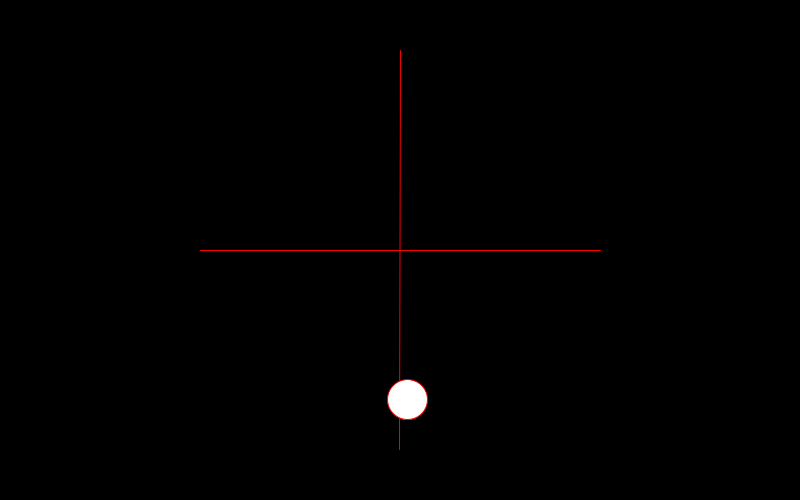
Frame 1 (no input)
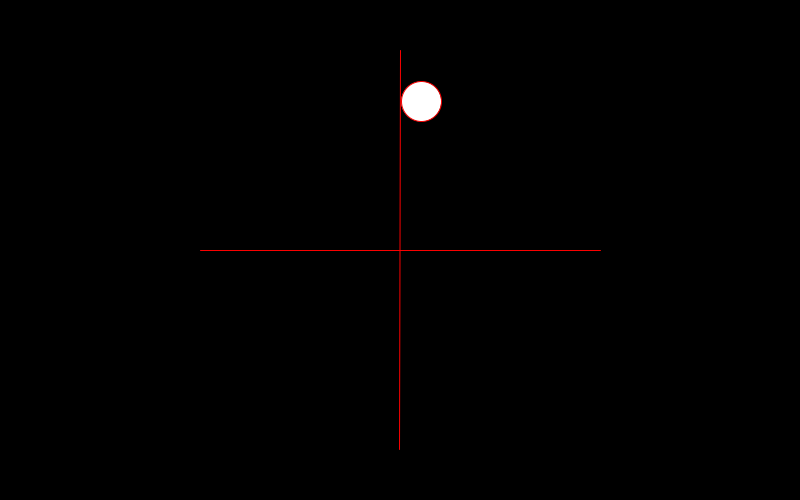
Frame 60 (the mouse pressed at the canvas centre just before this capture)
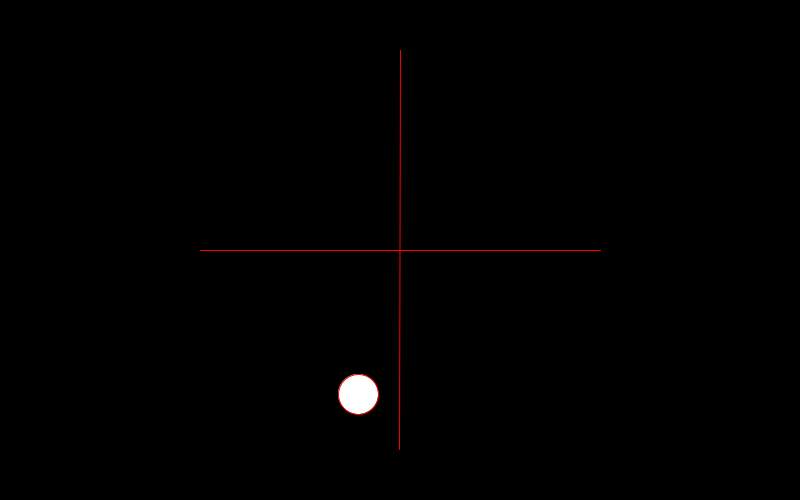
Frame 120 (the mouse held since frame 60 and released just before this capture)

The Processing sketch that drew these frames (run headless with seeded random() and noise(); from frame 60 on, the mouse is pressed at the canvas centre):

// Processing sketch: processing_150666
// ── processing_150666.pde

// Ejercicio: Simular el movimiento circular (w vueltas/seg) 
// de una punto que gira a una distancia r del centro
 
float x, y;
float dt = 0.05;
float r = 150;
float cx;
float cy;
void setup() {
  size(800, 500);
  noStroke();
  cx=(width*0.5);
  cy=(height*0.5);
}

void draw() {
  background(0);
  pushMatrix();
  segment(cx,cy,200,0);
  popMatrix();
   pushMatrix();
  segment(cx,cy,200,PI/2);
  popMatrix();
  x = x + dt;
  
  translate(r*sin(x), r*cos(x));
  fill(255);
  ellipse(width/2, height/2, 40, 40);
 
}
void segment(float x,float y, float length,float a){

  stroke(250,0,0);
  strokeWeight(1);
  translate(x,y);
  rotate(a);
  line(-length,0,length,0);
}
